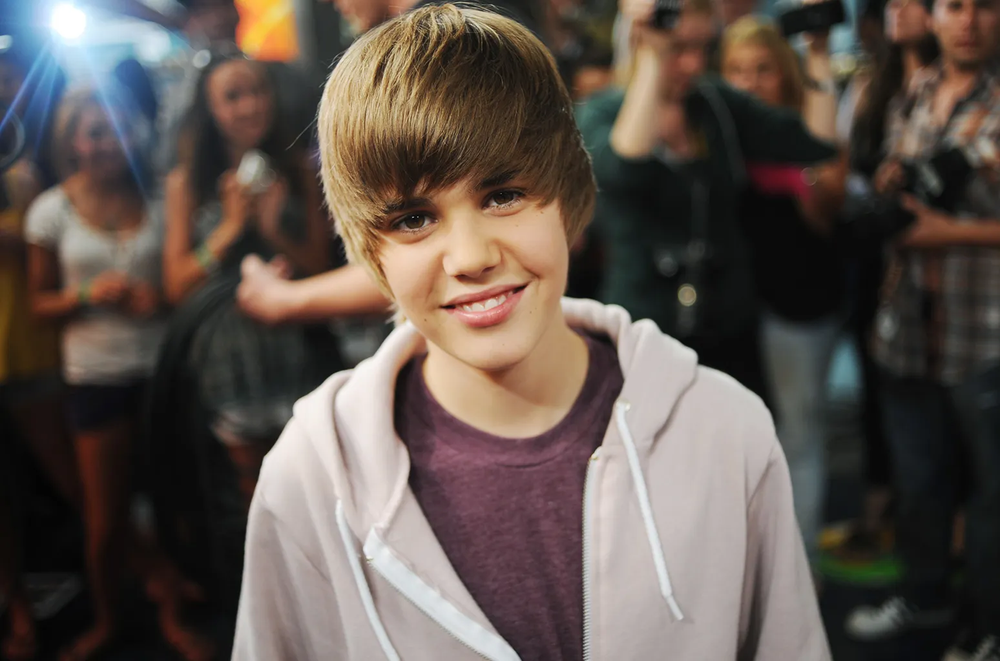
#> input picture justin bieber.png, 1000 x 661 px, shrunk from 1548 x 1024 before the run
$ python atv7.py
#> lines starting #> are read from the running program, lines starting #| are printed output that depends on the picture
import cv2

# Carregar imagem
img = cv2.imread("justin bieber.png")
#> img is the input picture: shape (661, 1000, 3); mean B, G, R 77.7, 84.4, 95.4

# Verificar se a imagem foi carregada corretamente
if img is None:
    print("Erro ao carregar a imagem.")
else:
    # Rotação de 90 graus no sentido horário
    rot90 = cv2.rotate(img, cv2.ROTATE_90_CLOCKWISE)
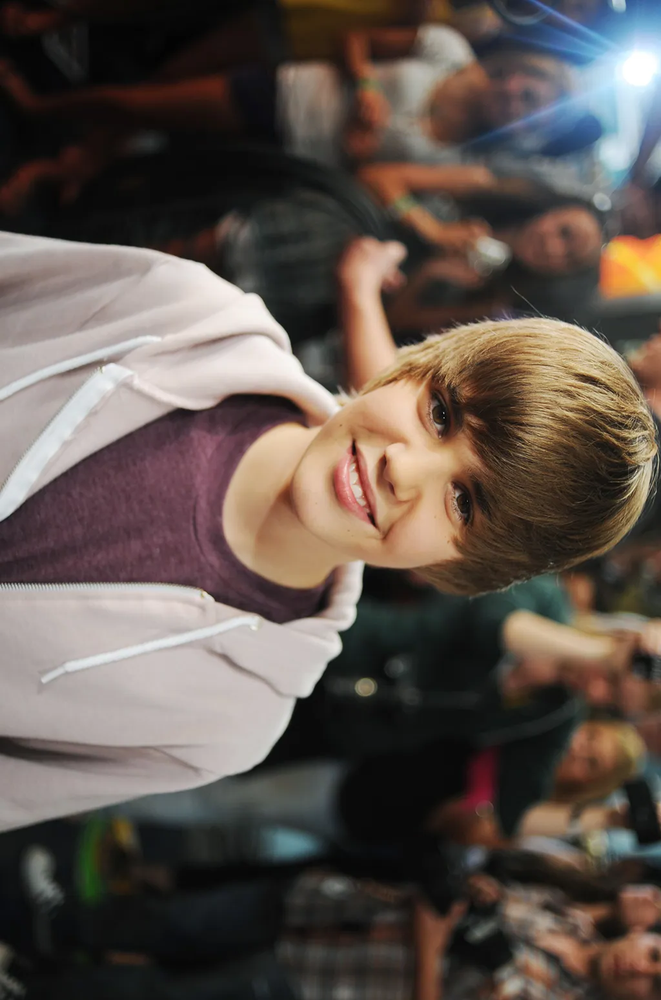
#> rot90: shape (1000, 661, 3); mean B, G, R 77.7, 84.4, 95.4

    # Rotação de 45 graus em torno do centro
    (h, w) = img.shape[:2]
#> h = 661; w = 1000
    centro = (w // 2, h // 2)
#> centro = (500, 330)
    matriz = cv2.getRotationMatrix2D(centro, 45, 1.0)

    # Realiza a rotação
    rot45 = cv2.warpAffine(img, matriz, (w, h))
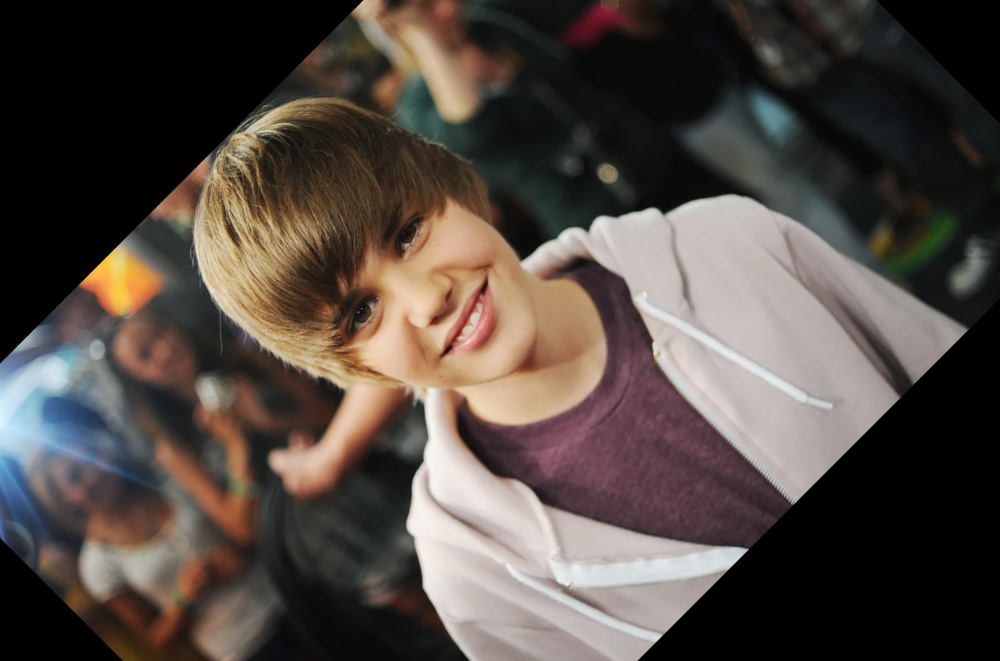
#> rot45: shape (661, 1000, 3); mean B, G, R 67.2, 72.9, 82.2

    # Exibir imagens
    cv2.imshow("Original", img)
    cv2.imshow("90 graus", rot90)
    cv2.imshow("45 graus", rot45)

    # Esperar até pressionar uma tecla
    cv2.waitKey(0)
    cv2.destroyAllWindows()
